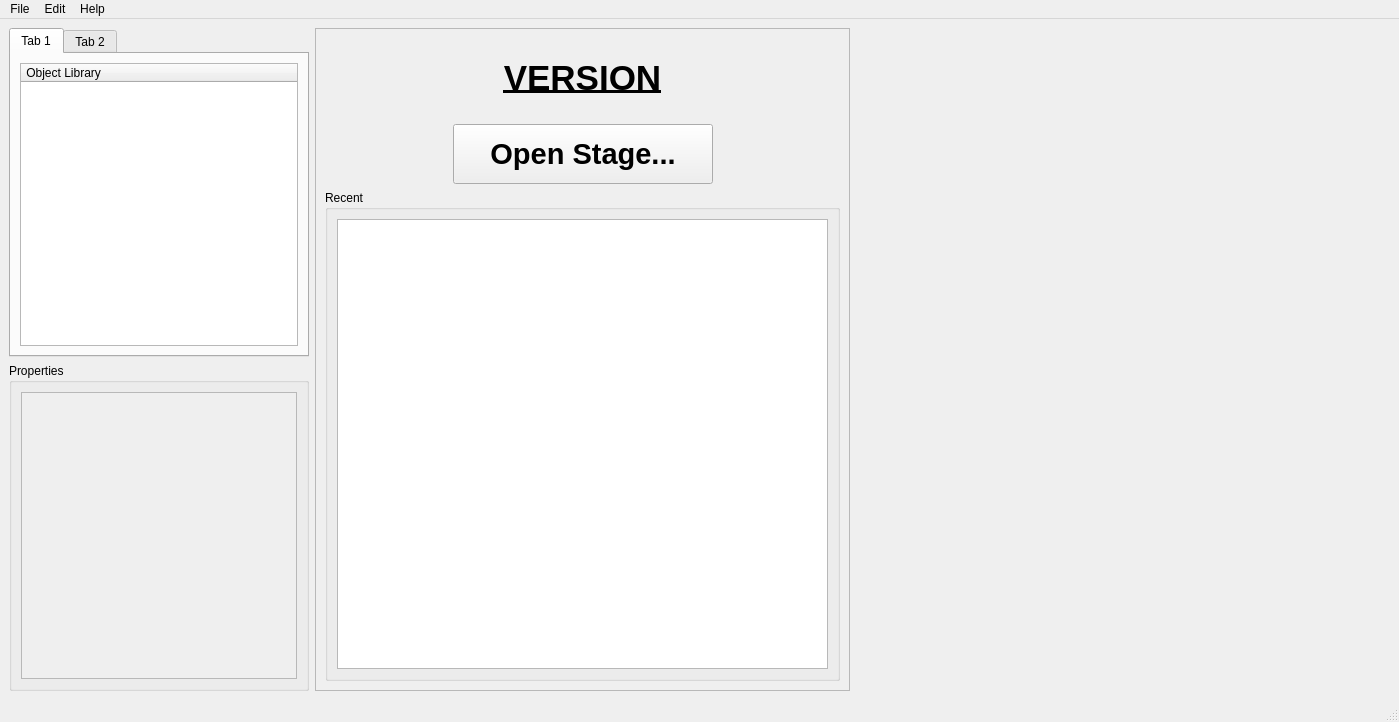
<?xml version="1.0" encoding="UTF-8"?>
<ui version="4.0">
 <class>EditorWindow</class>
 <widget class="QMainWindow" name="EditorWindow">
  <property name="geometry">
   <rect>
    <x>0</x>
    <y>0</y>
    <width>1399</width>
    <height>722</height>
   </rect>
  </property>
  <property name="windowTitle">
   <string>SonicGLvl</string>
  </property>
  <widget class="QWidget" name="centralwidget">
   <layout class="QHBoxLayout" name="horizontalLayout">
    <item>
     <layout class="QVBoxLayout" name="verticalLayout_4">
      <item>
       <widget class="QTabWidget" name="tabWidget">
        <property name="maximumSize">
         <size>
          <width>300</width>
          <height>16777215</height>
         </size>
        </property>
        <property name="currentIndex">
         <number>0</number>
        </property>
        <widget class="QWidget" name="tab">
         <attribute name="title">
          <string>Tab 1</string>
         </attribute>
         <layout class="QVBoxLayout" name="verticalLayout_3">
          <item>
           <widget class="QTreeWidget" name="object_library_tree">
            <property name="frameShadow">
             <enum>QFrame::Sunken</enum>
            </property>
            <property name="editTriggers">
             <set>QAbstractItemView::NoEditTriggers</set>
            </property>
            <property name="dragEnabled">
             <bool>true</bool>
            </property>
            <property name="dragDropMode">
             <enum>QAbstractItemView::DragOnly</enum>
            </property>
            <property name="iconSize">
             <size>
              <width>16</width>
              <height>16</height>
             </size>
            </property>
            <column>
             <property name="text">
              <string notr="true"> Object Library</string>
             </property>
            </column>
           </widget>
          </item>
         </layout>
        </widget>
        <widget class="QWidget" name="tab_2">
         <attribute name="title">
          <string>Tab 2</string>
         </attribute>
         <layout class="QVBoxLayout" name="verticalLayout_2">
          <item>
           <layout class="QHBoxLayout" name="horizontalLayout_2">
            <item>
             <widget class="QLabel" name="label">
              <property name="text">
               <string>TextLabel</string>
              </property>
             </widget>
            </item>
            <item>
             <widget class="QSpinBox" name="spinBox"/>
            </item>
           </layout>
          </item>
         </layout>
        </widget>
       </widget>
      </item>
      <item>
       <widget class="QGroupBox" name="groupBox">
        <property name="maximumSize">
         <size>
          <width>300</width>
          <height>16777215</height>
         </size>
        </property>
        <property name="title">
         <string>Properties</string>
        </property>
        <layout class="QVBoxLayout" name="verticalLayout">
         <item>
          <widget class="QScrollArea" name="properties_scroll_area">
           <property name="widgetResizable">
            <bool>true</bool>
           </property>
           <widget class="QWidget" name="scrollAreaWidgetContents">
            <property name="geometry">
             <rect>
              <x>0</x>
              <y>0</y>
              <width>105</width>
              <height>292</height>
             </rect>
            </property>
           </widget>
          </widget>
         </item>
        </layout>
       </widget>
      </item>
     </layout>
    </item>
    <item>
     <widget class="QFrame" name="welcome_frame">
      <property name="frameShape">
       <enum>QFrame::StyledPanel</enum>
      </property>
      <property name="frameShadow">
       <enum>QFrame::Raised</enum>
      </property>
      <layout class="QVBoxLayout" name="verticalLayout_6">
       <item>
        <widget class="QLabel" name="label_2">
         <property name="text">
          <string/>
         </property>
         <property name="textFormat">
          <enum>Qt::AutoText</enum>
         </property>
         <property name="pixmap">
          <pixmap resource="EditorResource.qrc">:/Editor/Banner</pixmap>
         </property>
         <property name="scaledContents">
          <bool>false</bool>
         </property>
         <property name="alignment">
          <set>Qt::AlignCenter</set>
         </property>
        </widget>
       </item>
       <item>
        <widget class="QLabel" name="version_label">
         <property name="font">
          <font>
           <pointsize>26</pointsize>
           <weight>75</weight>
           <bold>true</bold>
           <underline>true</underline>
          </font>
         </property>
         <property name="text">
          <string>VERSION</string>
         </property>
         <property name="alignment">
          <set>Qt::AlignCenter</set>
         </property>
        </widget>
       </item>
       <item>
        <widget class="QLabel" name="label_3">
         <property name="text">
          <string/>
         </property>
        </widget>
       </item>
       <item>
        <layout class="QHBoxLayout" name="horizontalLayout_3">
         <item>
          <spacer name="horizontalSpacer">
           <property name="orientation">
            <enum>Qt::Horizontal</enum>
           </property>
           <property name="sizeHint" stdset="0">
            <size>
             <width>40</width>
             <height>20</height>
            </size>
           </property>
          </spacer>
         </item>
         <item>
          <widget class="QPushButton" name="open_stage_button">
           <property name="minimumSize">
            <size>
             <width>260</width>
             <height>60</height>
            </size>
           </property>
           <property name="font">
            <font>
             <pointsize>22</pointsize>
             <weight>75</weight>
             <italic>false</italic>
             <bold>true</bold>
            </font>
           </property>
           <property name="text">
            <string>Open Stage...</string>
           </property>
          </widget>
         </item>
         <item>
          <spacer name="horizontalSpacer_2">
           <property name="orientation">
            <enum>Qt::Horizontal</enum>
           </property>
           <property name="sizeHint" stdset="0">
            <size>
             <width>40</width>
             <height>20</height>
            </size>
           </property>
          </spacer>
         </item>
        </layout>
       </item>
       <item>
        <widget class="QGroupBox" name="groupBox_2">
         <property name="title">
          <string>Recent</string>
         </property>
         <layout class="QVBoxLayout" name="verticalLayout_5">
          <item>
           <widget class="QListWidget" name="recent_list"/>
          </item>
         </layout>
        </widget>
       </item>
      </layout>
     </widget>
    </item>
    <item>
     <widget class="EditorViewportsWidget" name="viewports_widget" native="true">
      <property name="sizePolicy">
       <sizepolicy hsizetype="MinimumExpanding" vsizetype="Preferred">
        <horstretch>0</horstretch>
        <verstretch>0</verstretch>
       </sizepolicy>
      </property>
      <property name="minimumSize">
       <size>
        <width>320</width>
        <height>240</height>
       </size>
      </property>
     </widget>
    </item>
   </layout>
  </widget>
  <widget class="QStatusBar" name="statusbar"/>
  <widget class="QMenuBar" name="menubar">
   <property name="geometry">
    <rect>
     <x>0</x>
     <y>0</y>
     <width>1399</width>
     <height>21</height>
    </rect>
   </property>
   <widget class="QMenu" name="menuFile">
    <property name="title">
     <string>File</string>
    </property>
    <addaction name="action_open_stage"/>
    <addaction name="separator"/>
    <addaction name="action_save_stage_data"/>
    <addaction name="action_save_stage_terrain"/>
    <addaction name="separator"/>
    <addaction name="action_close"/>
   </widget>
   <widget class="QMenu" name="menuEdit">
    <property name="title">
     <string>Edit</string>
    </property>
    <addaction name="action_undo"/>
    <addaction name="action_redo"/>
    <addaction name="separator"/>
    <addaction name="action_cut"/>
    <addaction name="action_copy"/>
    <addaction name="action_pase"/>
    <addaction name="action_delete"/>
    <addaction name="separator"/>
    <addaction name="action_select_all"/>
   </widget>
   <widget class="QMenu" name="menuHelp">
    <property name="title">
     <string>Help</string>
    </property>
    <addaction name="action_about"/>
    <addaction name="action_about_qt"/>
   </widget>
   <addaction name="menuFile"/>
   <addaction name="menuEdit"/>
   <addaction name="menuHelp"/>
  </widget>
  <action name="action_open_stage">
   <property name="text">
    <string>Open Stage...</string>
   </property>
  </action>
  <action name="action_save_stage_data">
   <property name="text">
    <string>Save Stage Data...</string>
   </property>
  </action>
  <action name="action_save_stage_terrain">
   <property name="text">
    <string>Save Stage Terrain...</string>
   </property>
  </action>
  <action name="actionExport_Scene_as_FBX">
   <property name="text">
    <string>Export Scene as FBX...</string>
   </property>
  </action>
  <action name="action_close">
   <property name="text">
    <string>Close</string>
   </property>
  </action>
  <action name="action_undo">
   <property name="text">
    <string>Undo</string>
   </property>
  </action>
  <action name="action_redo">
   <property name="text">
    <string>Redo</string>
   </property>
  </action>
  <action name="action_cut">
   <property name="text">
    <string>Cut</string>
   </property>
  </action>
  <action name="action_copy">
   <property name="text">
    <string>Copy</string>
   </property>
  </action>
  <action name="action_pase">
   <property name="text">
    <string>Paste</string>
   </property>
  </action>
  <action name="action_delete">
   <property name="text">
    <string>Delete</string>
   </property>
  </action>
  <action name="action_select_all">
   <property name="text">
    <string>Select All</string>
   </property>
  </action>
  <action name="actionShow">
   <property name="text">
    <string>Show</string>
   </property>
  </action>
  <action name="actionGraphics">
   <property name="text">
    <string>Graphics</string>
   </property>
  </action>
  <action name="actionUse_World_Transform">
   <property name="text">
    <string>Use World Transform</string>
   </property>
  </action>
  <action name="actionUse_Placement_Snap">
   <property name="text">
    <string>Use Placement Snap</string>
   </property>
  </action>
  <action name="actionOpen_Physics_Editor">
   <property name="text">
    <string>Open Physics Editor...</string>
   </property>
  </action>
  <action name="actionDelete_all_Terrain">
   <property name="text">
    <string>Delete all Terrain...</string>
   </property>
  </action>
  <action name="actionGenerate_Terrain_Groups">
   <property name="text">
    <string>Generate Terrain Groups...</string>
   </property>
  </action>
  <action name="actionImport_FBX_as_Terrain">
   <property name="text">
    <string>Import FBX as Terrain...</string>
   </property>
  </action>
  <action name="actionReload_Objects_Template_Database">
   <property name="text">
    <string>Reload Objects Template Database...</string>
   </property>
  </action>
  <action name="actionSave_Objects_Template_Database">
   <property name="text">
    <string>Save Objects Template Database...</string>
   </property>
  </action>
  <action name="actionOpen_Material_Editor">
   <property name="text">
    <string>Open Material Editor...</string>
   </property>
  </action>
  <action name="action_about">
   <property name="text">
    <string>About...</string>
   </property>
  </action>
  <action name="action_about_qt">
   <property name="text">
    <string>About Qt...</string>
   </property>
  </action>
 </widget>
 <customwidgets>
  <customwidget>
   <class>EditorViewportsWidget</class>
   <extends>QWidget</extends>
   <header>EditorViewportsWidget.h</header>
   <container>1</container>
  </customwidget>
 </customwidgets>
 <resources>
  <include location="EditorResource.qrc"/>
 </resources>
 <connections/>
</ui>
